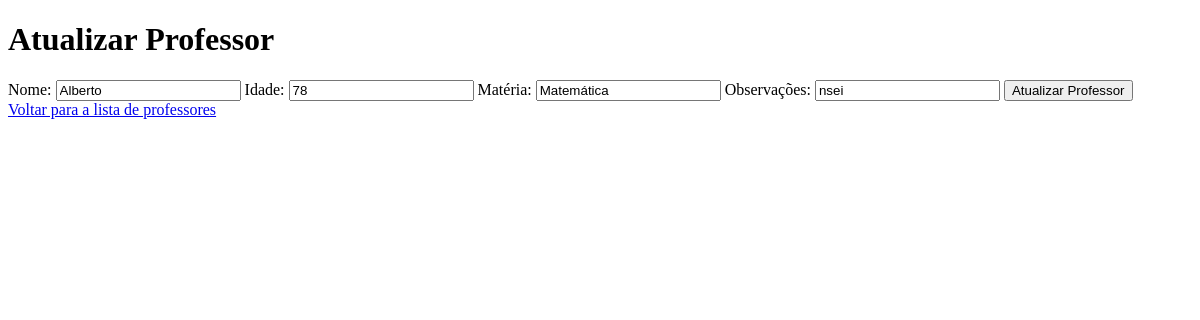
Before: /teachers/1/edit with the older database file.
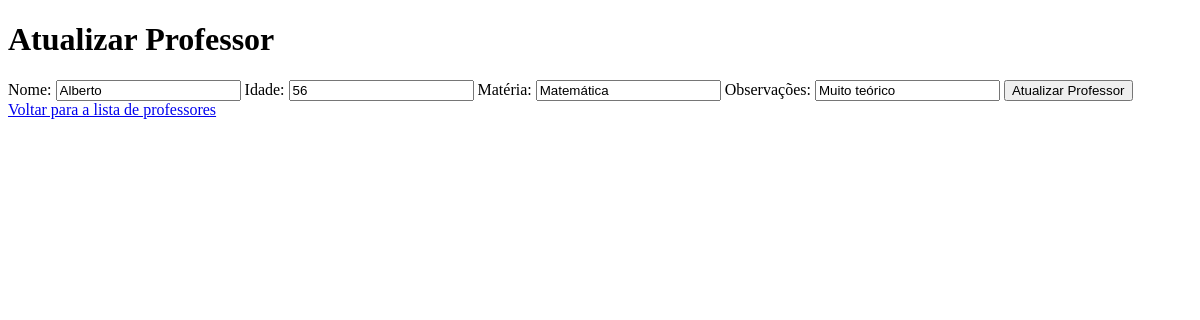
After: the same page with the newer database file.
### models/teacherModel.py (models this page shows, shortened)
class Teacher(db.Model):
    __tablename__ = 'teachers'
    id = db.Column(db.Integer, primary_key = True)
    nome = db.Column(db.String(120))
    idade = db.Column(db.Integer)
    materia = db.Column(db.String(120))
    observacoes = db.Column(db.String(120))
    def to_dict(self):
        return {
            "id": self.id,
            "nome": self.nome,
            "idade": self.idade,
            "materia": self.materia,
            "observacoes": self.observacoes
        }
    @staticmethod
    def get_by_id(teacher_id):
        teacher = Teacher.query.get(teacher_id)
        if not teacher:
            raise TeacherNotFound
        return teacher.to_dict()

### controllers/teacherController.py (the view)
@teachers_blueprint.route('/teachers/<int:teacher_id>/edit', methods=['GET'])
def update_teacher_page(teacher_id):
    teacher = Teacher.get_by_id(teacher_id)
    return render_template('teacher_update.html', teacher=teacher)

### templates/teacher_update.html (shortened to what this page needs)
<!DOCTYPE html>
<html lang="en">
<head>
</head>
<body>
  <h1>Atualizar Professor</h1>
  <form id="update-form" action="{{ url_for('teachers.update_teacher', teacher_id=teacher.id) }}" method="POST">
    <label for="nome">Nome:</label>
    <input type="text" id="nome" name="nome" value="{{ teacher.nome }}">
    <label for="idade">Idade:</label>
    <input type="number" id="idade" name="idade" value="{{ teacher.idade }}">
    <label for="materia">Matéria:</label>
    <input type="text" id="materia" name="materia" value="{{ teacher.materia }}">
    <label for="observacoes">Observações:</label>
    <input type="text" id="observacoes" name="observacoes" value="{{ teacher.observacoes }}">
    <button type="submit">Atualizar Professor</button>
  </form>
  <a href="{{ url_for('teachers.get_teachers') }}">Voltar para a lista de professores</a>
</body>
</html>

Changed rows visible on the page:
changed Teacher "Alberto": observacoes "nsei" → "Muito teórico"
Other visible differences:
form field idade: "78" → "56"
